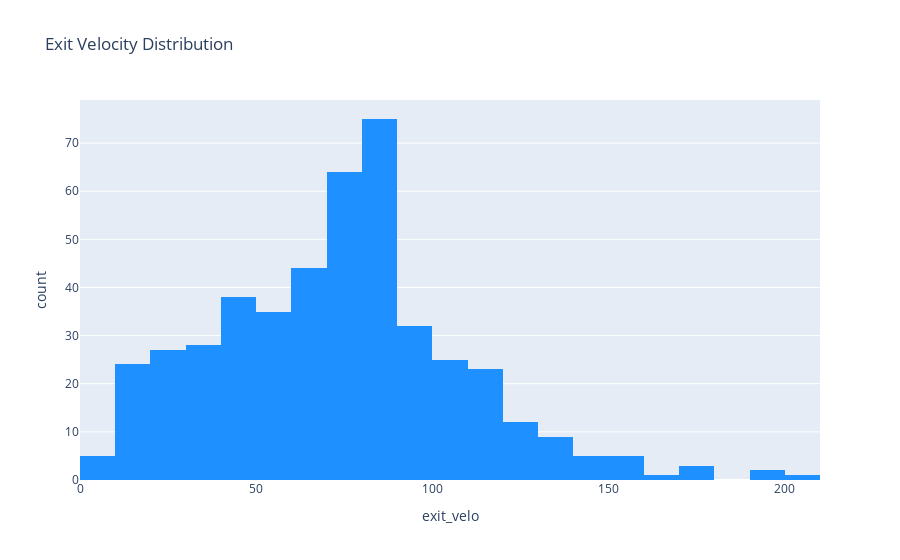

Here is the notebook cell this chart was saved with:
### Code cell
# more EDA to see how off the miscalculations are
# EVs tend to run high with multiple outliers, so it may be best to create bins

px.histogram(poi_expanded, 'exit_velo', color_discrete_sequence=['dodgerblue'], title = 'Exit Velocity Distribution')

### Figure 1 — Plotly figure (JSON) as saved in the notebook; plotly's stock layout.template omitted (floating-point values rounded to 4 significant figures; data arrays with more than 128 entries replaced by an {"elided": "..."} marker saying what was removed)
{"data": [{"bingroup": "x", "hovertemplate": "exit_velo=%{x}<br>count=%{y}<extra></extra>", "legendgroup": "", "marker": {"color": "dodgerblue", "pattern": {"shape": ""}}, "name": "", "orientation": "v", "showlegend": false, "type": "histogram", "x": {"elided": "458 float values"}, "xaxis": "x", "yaxis": "y"}], "layout": {"barmode": "relative", "legend": {"tracegroupgap": 0}, "title": {"text": "Exit Velocity Distribution"}, "xaxis": {"anchor": "y", "domain": [0, 1], "title": {"text": "exit_velo"}}, "yaxis": {"anchor": "x", "domain": [0, 1], "title": {"text": "count"}}}}
